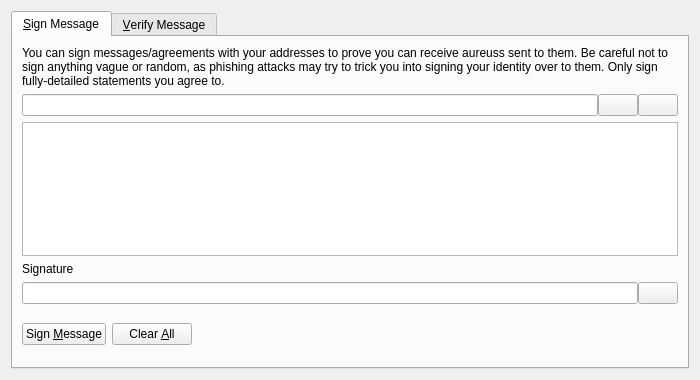
<?xml version="1.0" encoding="UTF-8"?>
<ui version="4.0">
 <class>SignVerifyMessageDialog</class>
 <widget class="QDialog" name="SignVerifyMessageDialog">
  <property name="geometry">
   <rect>
    <x>0</x>
    <y>0</y>
    <width>700</width>
    <height>380</height>
   </rect>
  </property>
  <property name="windowTitle">
   <string>Signatures - Sign / Verify a Message</string>
  </property>
  <property name="modal">
   <bool>true</bool>
  </property>
  <layout class="QVBoxLayout" name="verticalLayout">
   <item>
    <widget class="QTabWidget" name="tabWidget">
     <property name="currentIndex">
      <number>0</number>
     </property>
     <widget class="QWidget" name="tabSignMessage">
      <attribute name="title">
       <string>&amp;Sign Message</string>
      </attribute>
      <layout class="QVBoxLayout" name="verticalLayout_SM">
       <item>
        <widget class="QLabel" name="infoLabel_SM">
         <property name="text">
          <string>You can sign messages/agreements with your addresses to prove you can receive aureuss sent to them. Be careful not to sign anything vague or random, as phishing attacks may try to trick you into signing your identity over to them. Only sign fully-detailed statements you agree to.</string>
         </property>
         <property name="textFormat">
          <enum>Qt::PlainText</enum>
         </property>
         <property name="wordWrap">
          <bool>true</bool>
         </property>
        </widget>
       </item>
       <item>
        <layout class="QHBoxLayout" name="horizontalLayout_1_SM">
         <property name="spacing">
          <number>0</number>
         </property>
         <item>
          <widget class="QValidatedLineEdit" name="addressIn_SM">
           <property name="toolTip">
            <string>The Aureus address to sign the message with</string>
           </property>
          </widget>
         </item>
         <item>
          <widget class="QPushButton" name="addressBookButton_SM">
           <property name="toolTip">
            <string>Choose previously used address</string>
           </property>
           <property name="text">
            <string/>
           </property>
           <property name="icon">
            <iconset resource="../aureus.qrc">
             <normaloff>:/icons/address-book</normaloff>:/icons/address-book</iconset>
           </property>
           <property name="shortcut">
            <string>Alt+A</string>
           </property>
           <property name="autoDefault">
            <bool>false</bool>
           </property>
          </widget>
         </item>
         <item>
          <widget class="QPushButton" name="pasteButton_SM">
           <property name="toolTip">
            <string>Paste address from clipboard</string>
           </property>
           <property name="text">
            <string/>
           </property>
           <property name="icon">
            <iconset resource="../aureus.qrc">
             <normaloff>:/icons/editpaste</normaloff>:/icons/editpaste</iconset>
           </property>
           <property name="shortcut">
            <string>Alt+P</string>
           </property>
           <property name="autoDefault">
            <bool>false</bool>
           </property>
          </widget>
         </item>
        </layout>
       </item>
       <item>
        <widget class="QPlainTextEdit" name="messageIn_SM">
         <property name="toolTip">
          <string>Enter the message you want to sign here</string>
         </property>
        </widget>
       </item>
       <item>
        <widget class="QLabel" name="signatureLabel_SM">
         <property name="text">
          <string>Signature</string>
         </property>
         <property name="textFormat">
          <enum>Qt::PlainText</enum>
         </property>
        </widget>
       </item>
       <item>
        <layout class="QHBoxLayout" name="horizontalLayout_2_SM">
         <property name="spacing">
          <number>0</number>
         </property>
         <item>
          <widget class="QLineEdit" name="signatureOut_SM">
           <property name="font">
            <font>
             <italic>true</italic>
            </font>
           </property>
           <property name="readOnly">
            <bool>true</bool>
           </property>
          </widget>
         </item>
         <item>
          <widget class="QPushButton" name="copySignatureButton_SM">
           <property name="toolTip">
            <string>Copy the current signature to the system clipboard</string>
           </property>
           <property name="text">
            <string/>
           </property>
           <property name="icon">
            <iconset resource="../aureus.qrc">
             <normaloff>:/icons/editcopy</normaloff>:/icons/editcopy</iconset>
           </property>
           <property name="autoDefault">
            <bool>false</bool>
           </property>
          </widget>
         </item>
        </layout>
       </item>
       <item>
        <layout class="QHBoxLayout" name="horizontalLayout_3_SM">
         <item>
          <widget class="QPushButton" name="signMessageButton_SM">
           <property name="toolTip">
            <string>Sign the message to prove you own this Aureus address</string>
           </property>
           <property name="text">
            <string>Sign &amp;Message</string>
           </property>
           <property name="icon">
            <iconset resource="../aureus.qrc">
             <normaloff>:/icons/edit</normaloff>:/icons/edit</iconset>
           </property>
           <property name="autoDefault">
            <bool>false</bool>
           </property>
          </widget>
         </item>
         <item>
          <widget class="QPushButton" name="clearButton_SM">
           <property name="toolTip">
            <string>Reset all sign message fields</string>
           </property>
           <property name="text">
            <string>Clear &amp;All</string>
           </property>
           <property name="icon">
            <iconset resource="../aureus.qrc">
             <normaloff>:/icons/remove</normaloff>:/icons/remove</iconset>
           </property>
           <property name="autoDefault">
            <bool>false</bool>
           </property>
          </widget>
         </item>
         <item>
          <spacer name="horizontalSpacer_1_SM">
           <property name="orientation">
            <enum>Qt::Horizontal</enum>
           </property>
           <property name="sizeHint" stdset="0">
            <size>
             <width>40</width>
             <height>48</height>
            </size>
           </property>
          </spacer>
         </item>
         <item>
          <widget class="QLabel" name="statusLabel_SM">
           <property name="font">
            <font>
             <weight>75</weight>
             <bold>true</bold>
            </font>
           </property>
           <property name="text">
            <string/>
           </property>
           <property name="wordWrap">
            <bool>true</bool>
           </property>
          </widget>
         </item>
         <item>
          <spacer name="horizontalSpacer_2_SM">
           <property name="orientation">
            <enum>Qt::Horizontal</enum>
           </property>
           <property name="sizeHint" stdset="0">
            <size>
             <width>40</width>
             <height>48</height>
            </size>
           </property>
          </spacer>
         </item>
        </layout>
       </item>
      </layout>
     </widget>
     <widget class="QWidget" name="tabVerifyMessage">
      <attribute name="title">
       <string>&amp;Verify Message</string>
      </attribute>
      <layout class="QVBoxLayout" name="verticalLayout_VM">
       <item>
        <widget class="QLabel" name="infoLabel_VM">
         <property name="text">
          <string>Enter the receiver's address, message (ensure you copy line breaks, spaces, tabs, etc. exactly) and signature below to verify the message. Be careful not to read more into the signature than what is in the signed message itself, to avoid being tricked by a man-in-the-middle attack. Note that this only proves the signing party receives with the address, it cannot prove sendership of any transaction!</string>
         </property>
         <property name="textFormat">
          <enum>Qt::PlainText</enum>
         </property>
         <property name="alignment">
          <set>Qt::AlignLeading|Qt::AlignLeft|Qt::AlignTop</set>
         </property>
         <property name="wordWrap">
          <bool>true</bool>
         </property>
        </widget>
       </item>
       <item>
        <layout class="QHBoxLayout" name="horizontalLayout_1_VM">
         <property name="spacing">
          <number>0</number>
         </property>
         <item>
          <widget class="QValidatedLineEdit" name="addressIn_VM">
           <property name="toolTip">
            <string>The Aureus address the message was signed with</string>
           </property>
          </widget>
         </item>
         <item>
          <widget class="QPushButton" name="addressBookButton_VM">
           <property name="toolTip">
            <string>Choose previously used address</string>
           </property>
           <property name="text">
            <string/>
           </property>
           <property name="icon">
            <iconset resource="../aureus.qrc">
             <normaloff>:/icons/address-book</normaloff>:/icons/address-book</iconset>
           </property>
           <property name="shortcut">
            <string>Alt+A</string>
           </property>
           <property name="autoDefault">
            <bool>false</bool>
           </property>
          </widget>
         </item>
        </layout>
       </item>
       <item>
        <widget class="QPlainTextEdit" name="messageIn_VM"/>
       </item>
       <item>
        <widget class="QValidatedLineEdit" name="signatureIn_VM"/>
       </item>
       <item>
        <layout class="QHBoxLayout" name="horizontalLayout_2_VM">
         <item>
          <widget class="QPushButton" name="verifyMessageButton_VM">
           <property name="toolTip">
            <string>Verify the message to ensure it was signed with the specified Aureus address</string>
           </property>
           <property name="text">
            <string>Verify &amp;Message</string>
           </property>
           <property name="icon">
            <iconset resource="../aureus.qrc">
             <normaloff>:/icons/transaction_0</normaloff>:/icons/transaction_0</iconset>
           </property>
           <property name="autoDefault">
            <bool>false</bool>
           </property>
          </widget>
         </item>
         <item>
          <widget class="QPushButton" name="clearButton_VM">
           <property name="toolTip">
            <string>Reset all verify message fields</string>
           </property>
           <property name="text">
            <string>Clear &amp;All</string>
           </property>
           <property name="icon">
            <iconset resource="../aureus.qrc">
             <normaloff>:/icons/remove</normaloff>:/icons/remove</iconset>
           </property>
           <property name="autoDefault">
            <bool>false</bool>
           </property>
          </widget>
         </item>
         <item>
          <spacer name="horizontalSpacer_1_VM">
           <property name="orientation">
            <enum>Qt::Horizontal</enum>
           </property>
           <property name="sizeHint" stdset="0">
            <size>
             <width>40</width>
             <height>48</height>
            </size>
           </property>
          </spacer>
         </item>
         <item>
          <widget class="QLabel" name="statusLabel_VM">
           <property name="font">
            <font>
             <weight>75</weight>
             <bold>true</bold>
            </font>
           </property>
           <property name="text">
            <string/>
           </property>
           <property name="wordWrap">
            <bool>true</bool>
           </property>
          </widget>
         </item>
         <item>
          <spacer name="horizontalSpacer_2_VM">
           <property name="orientation">
            <enum>Qt::Horizontal</enum>
           </property>
           <property name="sizeHint" stdset="0">
            <size>
             <width>40</width>
             <height>48</height>
            </size>
           </property>
          </spacer>
         </item>
        </layout>
       </item>
      </layout>
     </widget>
    </widget>
   </item>
  </layout>
 </widget>
 <customwidgets>
  <customwidget>
   <class>QValidatedLineEdit</class>
   <extends>QLineEdit</extends>
   <header>qvalidatedlineedit.h</header>
  </customwidget>
 </customwidgets>
 <resources>
  <include location="../aureus.qrc"/>
 </resources>
 <connections/>
</ui>
